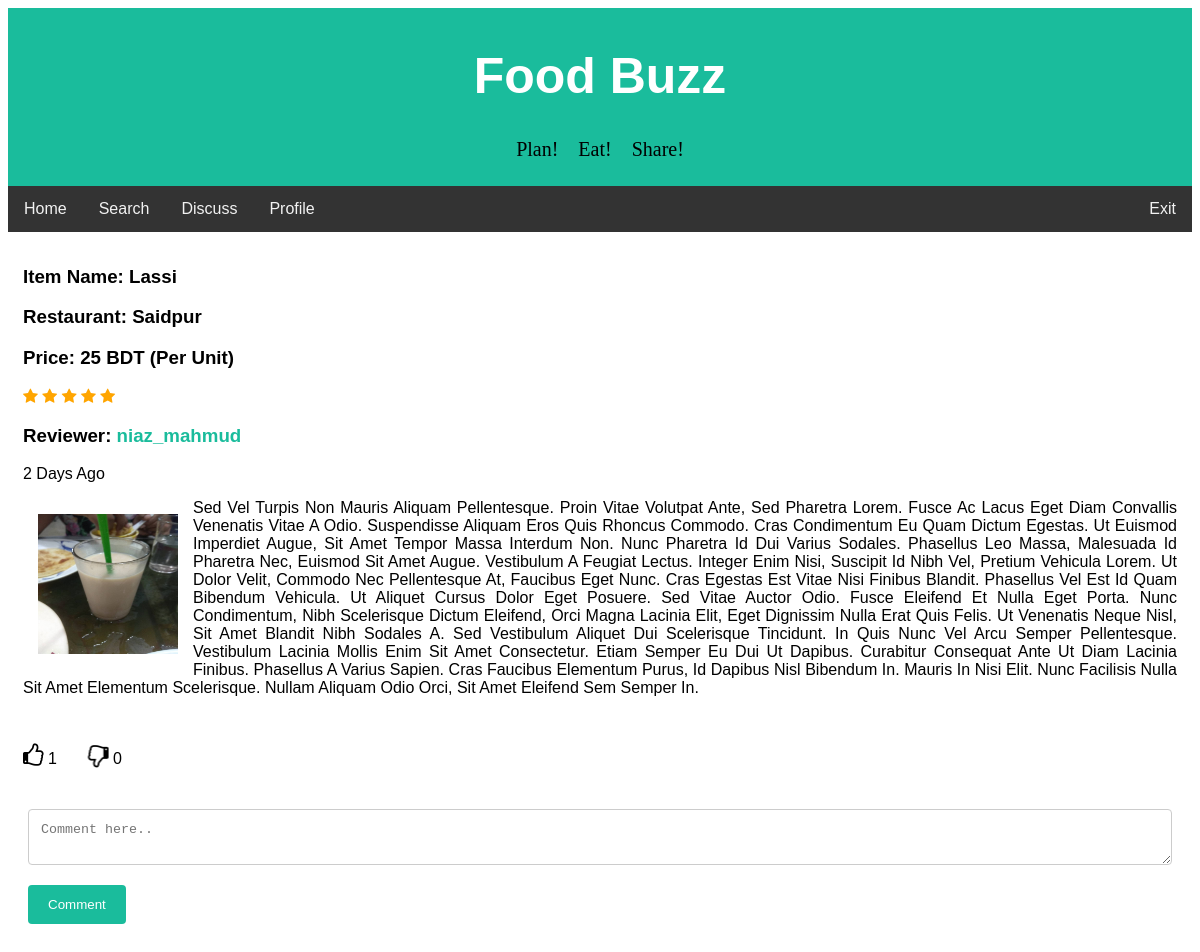
/foodbuzz/full_review.php?review_id=12 (signed in), run on the app's committed database.
### tables this page shows
CREATE TABLE `review` (
  `review_id` int(20) NOT NULL,
  `user_id` int(11) NOT NULL,
  `item_name` varchar(50) NOT NULL,
  `restaurant` varchar(50) NOT NULL,
  `district` varchar(50) NOT NULL,
  `rating` int(3) NOT NULL,
  `price` int(10) NOT NULL,
  `meal_type` varchar(20) NOT NULL,
  `cuisine` varchar(20) NOT NULL,
  `description` text NOT NULL,
  `upvote` int(100) NOT NULL,
  `downvote` int(100) NOT NULL,
  `comment_count` int(100) NOT NULL,
  `review_time` datetime DEFAULT NULL,
  `img_url` text NOT NULL
);

CREATE TABLE `users` (
  `id` int(11) NOT NULL,
  `first_name` varchar(25) NOT NULL,
  `last_name` varchar(25) NOT NULL,
  `username` varchar(50) NOT NULL,
  `email` varchar(100) NOT NULL,
  `password` varchar(256) NOT NULL,
  `signup_date` date NOT NULL,
  `profile_pic` varchar(156) NOT NULL,
  `district` varchar(100) NOT NULL,
  `list_count` int(11) NOT NULL
);

### foodbuzz/handlers/full_review_handler.php (called while the page is built, shortened)
<?php
require 'config/config.php';
if(isset($_SESSION['username'])){
    $userLoggedIn = $_SESSION['username'];
    $user_details_query = mysqli_query($con, "SELECT * FROM users WHERE username='$userLoggedIn'");
    $user = mysqli_fetch_array($user_details_query);
}
else {
    header("Location: index.php");
}
$user_id = $user['id'];
function getLikes($id)
{
    global $con;
    $sql = "SELECT COUNT(*) FROM rating_info
            WHERE post_id = $id AND rating_action='like'";
    $rs = mysqli_query($con, $sql);
    $result = mysqli_fetch_array($rs);
    return $result[0];
}
function getDislikes($id)
{
    global $con;
    $sql = "SELECT COUNT(*) FROM rating_info
            WHERE post_id = $id AND rating_action='dislike'";
    $rs = mysqli_query($con, $sql);
    $result = mysqli_fetch_array($rs);
    return $result[0];
}
function userLiked($post_id)
{
  global $con;
  global $user_id;
  $sql = "SELECT * FROM rating_info WHERE user_id=$user_id
  		  AND post_id=$post_id AND rating_action='like'";
  $result = mysqli_query($con, $sql);
  if (mysqli_num_rows($result) > 0) {
  	return true;
  }
  else{
  	return false;
  }
}
function userDisliked($post_id)
{
  global $con;
  global $user_id;
  $sql = "SELECT * FROM rating_info WHERE user_id=$user_id
  		  AND post_id=$post_id AND rating_action='dislike'";
  $result = mysqli_query($con, $sql);
  if (mysqli_num_rows($result) > 0) {
  	return true;
  }
  else{
  	return false;
  }
}
$review_id = $_GET['review_id'];
$review_details_query = mysqli_query($con, "SELECT * FROM review WHERE review_id='$review_id'");
$review_row = mysqli_fetch_array($review_details_query);
$profile_id = $review_row['user_id'];
$profile_details_query = mysqli_query($con, "SELECT * FROM users WHERE id='$profile_id'");
$profile_row = mysqli_fetch_array($profile_details_query);
?>

### foodbuzz/config/config.php (called while the page is built, shortened)
<?php
function yeasarTimeMessage($post_time) {
    $date_time_now = date("Y-m-d H:i:s");
    $start_date= new DateTime($post_time);
    $end_date = new DateTime($date_time_now);
    $interval = $start_date->diff($end_date);
    if($interval->y >= 1) {
        if($interval == 1)
            $time_message = $interval->y." year ago";
        else
            $time_message = $interval->y." years ago";
    }
    elseif($interval->d >= 1) {
        if($interval->d == 1) {
            $time_message = "Yesterday";
        }
        else {
            $time_message = $interval->d. " days ago";
        }
    }
    return $time_message;
}
?>

### foodbuzz/full_review.php (the view, shortened to what this page needs)
<?php
require 'handlers/full_review_handler.php';
?>
<!DOCTYPE html>
<html>
<head>
<link rel="stylesheet" href="https://cdnjs.cloudflare.com/ajax/libs/font-awesome/4.7.0/css/font-awesome.min.css">
<link rel="stylesheet" href="css/fullreview.css">
</head>
<body>
<div class="header">
  <h1>Food Buzz</h1>
  <pre style= "font-family:verdana; font-size: 20px;">Plan!    Eat!    Share!</pre>
</div>
<div class="topnav" id="navbar">
  <a href="home.php">Home</a>
  <a href="search.php">Search</a>
  <a href="discuss.php">Discuss</a>
  <a href="profile.php?profileId=<?php echo$user['id']; ?>">Profile</a>
  <a href="handlers/logout.php" style="float:right">Exit</a>
</div>
<div class="div_home clearfix" style="text-transform:capitalize">
    <h3>Item name: <?php echo $review_row['item_name'] ?></h3>
    <h3>Restaurant: <?php echo $review_row['restaurant'] ?></h3>
    <h3>Price: <?php echo $review_row['price'] ?> BDT (per unit)</h3>
    <?php $star_value = $review_row['rating']; ?>
    <span class="fa fa-star <?php if($star_value >= 1) echo "checked"; ?>"></span>
    <span class="fa fa-star <?php if($star_value >= 2) echo "checked"; ?>"></span>
    <span class="fa fa-star <?php if($star_value >= 3) echo "checked"; ?>"></span>
    <span class="fa fa-star <?php if($star_value >= 3) echo "checked"; ?>"></span>
    <span class="fa fa-star <?php if($star_value >= 5) echo "checked"; ?>"></span>
    <h3 style="text-transform:none;">Reviewer: <a href="profile.php?profileId=<?php echo $profile_row['id']; ?>"> <?php echo $profile_row['username']; ?> </a>  </h3>
    <p><?php echo yeasarTimeMessage($review_row['review_time']); ?></p>
    <a href="uploads/<?php echo $review_row['img_url']?>"><img class="img_home" src="uploads/<?php echo $review_row['img_url']?>" width="170" height="170"></a>
    <p style="text-align:justify;">
      <?php
        $reviewText = $review_row['description'];
        echo "$reviewText";
      ?>
    </p>
</div>
<div class="div_home clearfix">
  <div>
    <i
      <?php if(userLiked($review_row['review_id'])): ?>
        class="fa fa-thumbs-up like-btn"
      <?php else: ?>
        class="fa fa-thumbs-o-up like-btn"
      <?php endif ?>
    data-id="<?php echo $review_row['review_id'] ?>"></i>
    <span class="likes"><?php echo getLikes($review_row['review_id']); ?></span>
    <i
      <?php if(userDisliked($review_row['review_id'])): ?>
        class="fa fa-thumbs-down dislike-btn"
      <?php else: ?>
        class="fa fa-thumbs-o-down dislike-btn"
      <?php endif ?>
    data-id="<?php echo $review_row['review_id'] ?>"></i>
    <span class="dislikes"><?php echo getDislikes($review_row['review_id']);?></span>
    </div>
</div>
<div class="container">
  <form action="full_review.php?review_id=<?php echo $review_row['review_id'];?>" method="POST">
    <textarea id="comment_text" name="comment_text" placeholder="Comment here.." rows="2" ></textarea>
    <input type="submit" name="comment" value="Comment">
  </form>
</div>
</body>
</html>

### foodbuzz/css/fullreview.css (style rules this page uses)
body { font-family: Arial, Helvetica, sans-serif; }
* { box-sizing: border-box; }
input[type=text], input[type=number], input[type=file], select, textarea { width: 100%; padding: 12px; border: 1px solid #ccc; border-radius: 4px; box-sizing: border-box; margin-top: 6px; margin-bottom: 16px; resize: vertical; }
input[type=submit] { background-color: #1abc9c; color: white; padding: 12px 20px; border: none; border-radius: 4px; cursor: pointer; }
.checked { color: orange; }
a:link,:visited { text-decoration: none; color:#1abc9c; }
.div_home { background-color: white; padding: 15px; }
.img_home { float: left; padding: 15px; }
.clearfix { overflow: auto; }
.fa-thumbs-down, .fa-thumbs-o-down, .fa-thumbs-up, .fa-thumbs-o-up { font-size: 1.5em; }
.fa-thumbs-down, .fa-thumbs-o-down { transform:rotateY(180deg); }
.container { border-radius: 5px; background-color: #ffff; padding: 20px; }
.header { padding: 5px; text-align: center; background: #1abc9c; }
.header h1 { font-size: 50px; color: white; }
.topnav { overflow: hidden; background-color: #333; }
.topnav a { float: left; display: block; color: #f2f2f2; text-align: center; padding: 14px 16px; text-decoration: none; }

### data on the page
review: item_name "Lassi", restaurant "Saidpur", price "25", review_time "2 Days Ago", img_url (picture), description "Sed Vel Turpis Non Mauris Aliquam Pellentesque. Proin Vitae Volutpat Ante, Sed Pharetra Lorem. Fusce Ac Lacus Eget Diam Convallis Venenatis Vitae A Odio. Suspendisse Aliquam Eros Quis Rhoncus Commodo. Cras Condimentum Eu Quam Dictum Egestas. Ut Euismod Imperdiet Augue, Sit Amet Tempor Massa Interdum Non. Nunc Pharetra Id Dui Varius Sodales. Phasellus Leo Massa, Malesuada Id Pharetra Nec, Euismod Sit Amet Augue. Vestibulum A Feugiat Lectus. Integer Enim Nisi, Suscipit Id Nibh Vel, Pretium Vehicula Lorem. Ut Dolor Velit, Commodo Nec Pellentesque At, Faucibus Eget Nunc. Cras Egestas Est Vitae Nisi Finibus Blandit. Phasellus Vel Est Id Quam Bibendum Vehicula. Ut Aliquet Cursus Dolor Eget…"
users: username "niaz_mahmud"

### other printed values
getLikes($review_row['review_id']) "1"
getDislikes($review_row['review_id']) "0"
